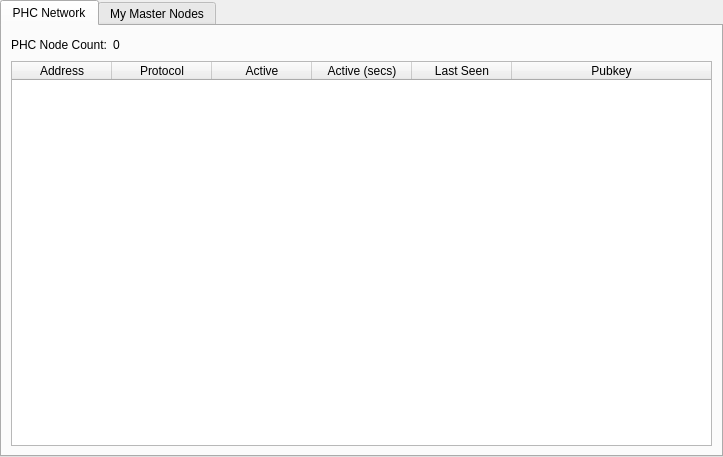
<?xml version="1.0" encoding="UTF-8"?>
<ui version="4.0">
 <class>MasternodeManager</class>
 <widget class="QWidget" name="MasternodeManager">
  <property name="geometry">
   <rect>
    <x>0</x>
    <y>0</y>
    <width>723</width>
    <height>457</height>
   </rect>
  </property>
  <property name="windowTitle">
   <string>Form</string>
  </property>
  <layout class="QVBoxLayout" name="topLayout">
   <property name="leftMargin">
    <number>0</number>
   </property>
   <property name="topMargin">
    <number>0</number>
   </property>
   <property name="rightMargin">
    <number>0</number>
   </property>
   <property name="bottomMargin">
    <number>0</number>
   </property>
   <item>
    <layout class="QVBoxLayout" name="verticalLayout">
     <property name="bottomMargin">
      <number>0</number>
     </property>
     <item>
      <widget class="QTabWidget" name="tabWidget">
       <property name="currentIndex">
        <number>0</number>
       </property>
       <widget class="QWidget" name="tab">
        <attribute name="title">
         <string>PHC Network</string>
        </attribute>
        <layout class="QGridLayout" name="gridLayout">
         <item row="1" column="0">
          <widget class="QTableWidget" name="tableWidgetMasternodes">
           <property name="editTriggers">
            <set>QAbstractItemView::NoEditTriggers</set>
           </property>
           <property name="alternatingRowColors">
            <bool>true</bool>
           </property>
           <property name="selectionBehavior">
            <enum>QAbstractItemView::SelectRows</enum>
           </property>
           <property name="sortingEnabled">
            <bool>true</bool>
           </property>
           <attribute name="horizontalHeaderStretchLastSection">
            <bool>true</bool>
           </attribute>
           <column>
            <property name="text">
             <string>Address</string>
            </property>
           </column>
           <column>
            <property name="text">
             <string>Protocol</string>
            </property>
           </column>
           <column>
            <property name="text">
             <string>Active</string>
            </property>
           </column>
           <column>
            <property name="text">
             <string>Active (secs)</string>
            </property>
           </column>
           <column>
            <property name="text">
             <string>Last Seen</string>
            </property>
           </column>
           <column>
            <property name="text">
             <string>Pubkey</string>
            </property>
           </column>
          </widget>
         </item>
         <item row="0" column="0">
          <layout class="QHBoxLayout" name="horizontalLayout_3">
           <property name="bottomMargin">
            <number>0</number>
           </property>
           <item>
            <widget class="QLabel" name="label_2">
             <property name="text">
              <string>PHC Node Count:</string>
             </property>
            </widget>
           </item>
           <item>
            <widget class="QLabel" name="countLabel">
             <property name="text">
              <string>0</string>
             </property>
            </widget>
           </item>
           <item>
            <spacer name="horizontalSpacer_3">
             <property name="orientation">
              <enum>Qt::Horizontal</enum>
             </property>
             <property name="sizeHint" stdset="0">
              <size>
               <width>40</width>
               <height>20</height>
              </size>
             </property>
            </spacer>
           </item>
          </layout>
         </item>
        </layout>
       </widget>
       <widget class="QWidget" name="tab_2">
        <attribute name="title">
         <string>My Master Nodes</string>
        </attribute>
        <layout class="QGridLayout" name="gridLayout_2">
         <item row="0" column="0">
          <layout class="QVBoxLayout" name="verticalLayout_2">
           <property name="bottomMargin">
            <number>0</number>
           </property>
           <item>
            <layout class="QHBoxLayout" name="horizontalLayout">
             <item>
              <widget class="QPushButton" name="createButton">
               <property name="text">
                <string>&amp;Create...</string>
               </property>
              </widget>
             </item>
             <item>
              <spacer name="horizontalSpacer">
               <property name="orientation">
                <enum>Qt::Horizontal</enum>
               </property>
               <property name="sizeHint" stdset="0">
                <size>
                 <width>40</width>
                 <height>20</height>
                </size>
               </property>
              </spacer>
             </item>
            </layout>
           </item>
           <item>
            <widget class="QTableWidget" name="tableWidget_2">
             <property name="minimumSize">
              <size>
               <width>695</width>
               <height>0</height>
              </size>
             </property>
             <property name="styleSheet">
              <string notr="true">background-color:transparent</string>
             </property>
             <property name="editTriggers">
              <set>QAbstractItemView::NoEditTriggers</set>
             </property>
             <property name="alternatingRowColors">
              <bool>true</bool>
             </property>
             <property name="selectionMode">
              <enum>QAbstractItemView::SingleSelection</enum>
             </property>
             <property name="selectionBehavior">
              <enum>QAbstractItemView::SelectRows</enum>
             </property>
             <attribute name="horizontalHeaderStretchLastSection">
              <bool>true</bool>
             </attribute>
             <column>
              <property name="text">
               <string>Alias</string>
              </property>
             </column>
             <column>
              <property name="text">
               <string>IP/Onion</string>
              </property>
             </column>
             <column>
              <property name="text">
               <string>Status</string>
              </property>
             </column>
            </widget>
           </item>
           <item>
            <layout class="QHBoxLayout" name="horizontalLayout_2">
             <property name="bottomMargin">
              <number>0</number>
             </property>
             <item>
              <widget class="QPushButton" name="UpdateButton">
               <property name="text">
                <string>&amp;Update</string>
               </property>
              </widget>
             </item>
            <item>
              <widget class="QPushButton" name="openMNConfigfileButton">
               <property name="text">
                <string>&amp;Masternode.conf</string>
               </property>
              </widget>
             </item>
             <item>
              <spacer name="horizontalSpacer_2">
               <property name="orientation">
                <enum>Qt::Horizontal</enum>
               </property>
               <property name="sizeHint" stdset="0">
                <size>
                 <width>40</width>
                 <height>20</height>
                </size>
               </property>
              </spacer>
             </item>
            </layout>
           </item>
           <item>
            <layout class="QHBoxLayout" name="horizontalLayout_4">
             <property name="bottomMargin">
              <number>0</number>
             </property>
            </layout>
           </item>
           <item>
            <layout class="QHBoxLayout" name="horizontalLayout_5">
             <property name="bottomMargin">
              <number>0</number>
             </property>
             <item>
              <widget class="QPushButton" name="startButton">
               <property name="text">
                <string>S&amp;tart</string>
               </property>
              </widget>
             </item>
             <item>
              <widget class="QPushButton" name="startAllButton">
               <property name="text">
                <string>St&amp;art All</string>
               </property>
              </widget>
             </item>
             <item>
              <spacer name="horizontalSpacer_5">
               <property name="orientation">
                <enum>Qt::Horizontal</enum>
               </property>
               <property name="sizeHint" stdset="0">
                <size>
                 <width>40</width>
                 <height>20</height>
                </size>
               </property>
              </spacer>
             </item>
            </layout>
           </item>
          </layout>
         </item>
        </layout>
       </widget>
      </widget>
     </item>
    </layout>
   </item>
  </layout>
 </widget>
 <resources/>
 <connections/>
</ui>
